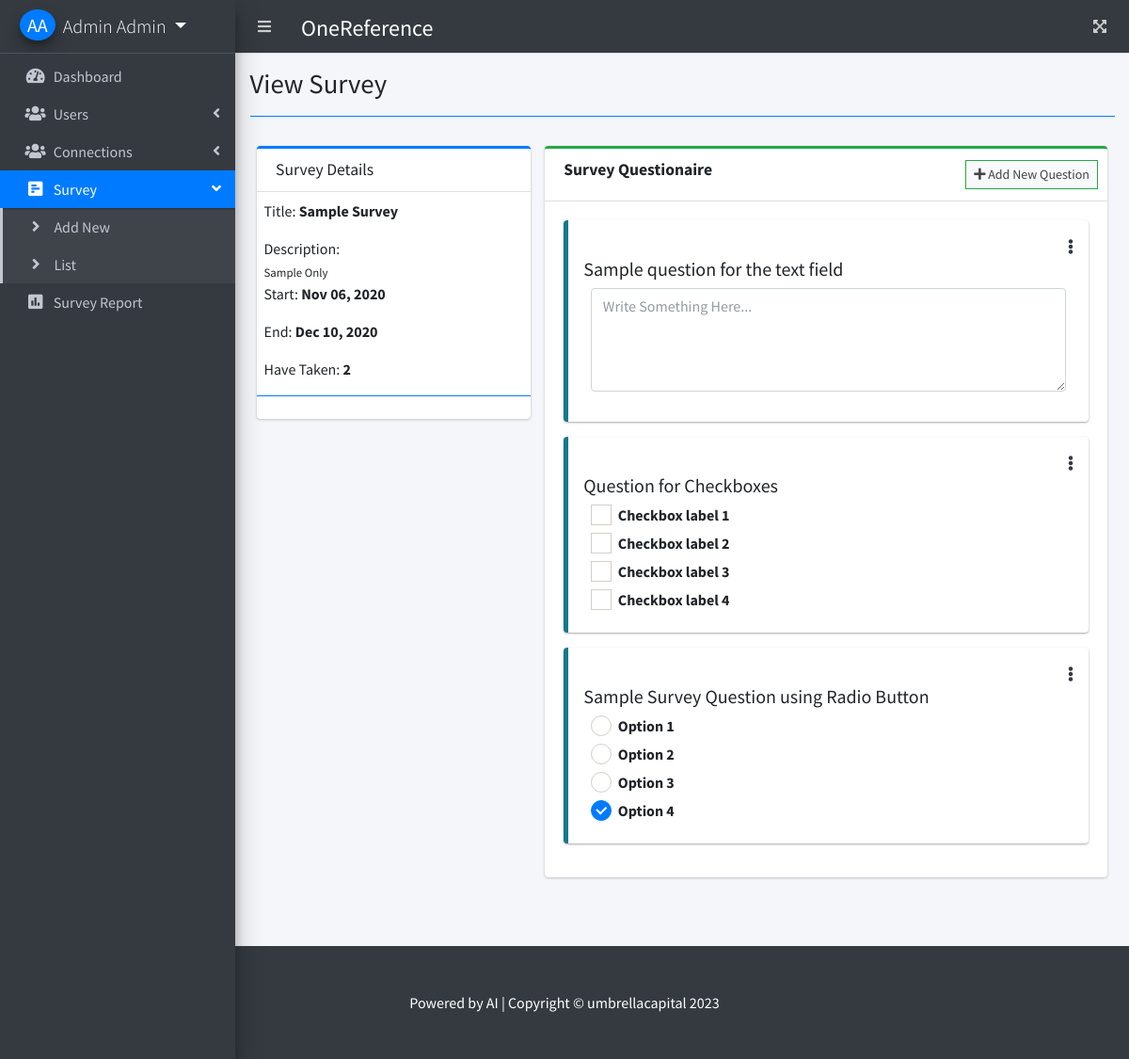
The app's page /home.php?page=view_survey&id=1 (signed in) with its own data.
### tables this page shows
CREATE TABLE `questions` (
  `id` int(30) NOT NULL,
  `question` text NOT NULL,
  `frm_option` text NOT NULL,
  `type` varchar(50) NOT NULL,
  `order_by` int(11) NOT NULL,
  `survey_id` int(30) NOT NULL,
  `date_created` datetime NOT NULL DEFAULT current_timestamp()
);

### view_survey.php (the view, shortened to what this page needs)
<?php include 'db_connect.php' ?>
<?php
$qry = $conn->query("SELECT * FROM survey_set where id = ".$_GET['id'])->fetch_array();
foreach($qry as $k => $v){
	if($k == 'title')
		$k = 'stitle';
}
$answers = $conn->query("SELECT distinct(user_id) from answers where survey_id ={$id}")->num_rows;
?>
<div class="col-lg-12">
	<div class="row">
		<div class="col-md-4">
			<div class="card card-outline card-primary">
				<div class="card-header">
					<h3 class="card-title">Survey Details</h3>
				</div>
				<div class="card-body p-0 py-2">
					<div class="container-fluid">
						<p>Title: <b><?php echo $stitle ?></b></p>
						<p class="mb-0">Description:</p>
						<small><?php echo $description; ?></small>
						<p>Start: <b><?php echo date("M d, Y",strtotime($start_date)) ?></b></p>
						<p>End: <b><?php echo date("M d, Y",strtotime($end_date)) ?></b></p>
						<p>Have Taken: <b><?php echo number_format($answers) ?></b></p>
					</div>
					<hr class="border-primary">
				</div>
			</div>
		</div>
		<div class="col-md-8">
			<div class="card card-outline card-success">
				<div class="card-header">
					<h3 class="card-title"><b>Survey Questionaire</b></h3>
					<div class="card-tools">
						<button class="btn btn-block btn-sm btn-default btn-flat border-success new_question" type="button"><i class="fa fa-plus"></i> Add New Question</button>
					</div>
				</div>
				<form action="" id="manage-sort">
				<div class="card-body ui-sortable">
					<?php
					$question = $conn->query("SELECT * FROM questions where survey_id = $id order by abs(order_by) asc,abs(id) asc");
					while($row=$question->fetch_assoc()):
					?>
					<div class="callout callout-info">
						<div class="row">
							<div class="col-md-12">
								<span class="dropleft float-right">
									<a class="fa fa-ellipsis-v text-dark" href="javascript:void(0)" data-toggle="dropdown" aria-haspopup="true" aria-expanded="false"></a>
								</span>
							</div>
						</div>
						<h5><?php echo $row['question'] ?></h5>
						<div class="col-md-12">
							<?php
								if($row['type'] == 'radio_opt'):
									foreach(json_decode($row['frm_option']) as $k => $v):
							?>
							<div class="icheck-primary">
		                        <label for="option_<?php echo $k ?>"><?php echo $v ?></label>
		                     </div>
								<?php endforeach; ?>
						<?php elseif($row['type'] == 'check_opt'):
									foreach(json_decode($row['frm_option']) as $k => $v):
							?>
							<div class="icheck-primary">
		                        <label for="option_<?php echo $k ?>"><?php echo $v ?></label>
		                     </div>
								<?php endforeach; ?>
						<?php else: ?>
							<div class="form-group">
								<textarea name="answer[<?php echo $row['id'] ?>]" id="" cols="30" rows="4" class="form-control" placeholder="Write Something Here..."></textarea>
							</div>
						<?php endif; ?>
						</div>
					</div>
					<?php endwhile; ?>
				</div>
				</form>
			</div>
		</div>
	</div>
</div>

### home.php (shortened to what this page needs)
<!DOCTYPE html>
<html lang="en">
<?php
include 'header.php'
?>
<body class="hold-transition sidebar-mini layout-fixed layout-navbar-fixed layout-footer-fixed">
  <div class="wrapper">
    <?php include 'topbar.php' ?>
    <?php include 'sidebar.php' ?>
    <div class="content-wrapper">
      <div class="content-header">
        <div class="container-fluid">
          <div class="row mb-2">
            <div class="col-sm-6">
              <h1 class="m-0"><?php echo $title ?></h1>
            </div>
          </div>
          <hr class="border-primary">
        </div>
      </div>
      <section class="content">
        <div class="container-fluid">
          <?php
          $page = isset($_GET['page']) ? $_GET['page'] : 'home';
          include $page . '.php';
          ?>
        </div>
      </section>
    </div>
    <footer class="py-5 bg-dark">
      <div class="container px-4 px-lg-5">
        <p class="m-0 text-center text-white">Powered by AI | Copyright &copy; umbrellacapital 2023</p>
      </div>
    </footer>
  </div>
</body>
</html>

### header.php (shortened to what this page needs)
<head>
  <?php
  $title = isset($_GET['page']) ? ucwords(str_replace("_", ' ', $_GET['page'])) : "Home";
  ?>
  <link rel="stylesheet" href="assets/plugins/fontawesome-free/css/all.min.css">
  <link rel="stylesheet" href="assets/plugins/overlayScrollbars/css/OverlayScrollbars.min.css">
  <link rel="stylesheet" href="assets/plugins/datatables-bs4/css/dataTables.bootstrap4.min.css">
  <link rel="stylesheet" href="assets/plugins/datatables-responsive/css/responsive.bootstrap4.min.css">
  <link rel="stylesheet" href="assets/plugins/datatables-buttons/css/buttons.bootstrap4.min.css">
  <link rel="stylesheet" href="assets/plugins/select2/css/select2.min.css">
  <link rel="stylesheet" href="assets/plugins/select2-bootstrap4-theme/select2-bootstrap4.min.css">
  <link rel="stylesheet" href="assets/plugins/sweetalert2-theme-bootstrap-4/bootstrap-4.min.css">
  <link rel="stylesheet" href="assets/plugins/toastr/toastr.min.css">
  <link rel="stylesheet" href="assets/plugins/icheck-bootstrap/icheck-bootstrap.min.css">
  <link rel="stylesheet" href="assets/dist/css/adminlte.min.css">
  <link rel="stylesheet" href="assets/dist/css/styles.css">
  <link rel="stylesheet" href="assets/plugins/summernote/summernote-bs4.min.css">
</head>

### topbar.php
<nav class="main-header navbar navbar-expand navbar-dark ">
  <ul class="navbar-nav">
    <li class="nav-item">
      <a class="nav-link" data-widget="pushmenu" href="#" role="button"><i class="fas fa-bars"></i></a>
    </li>
    <li>
      <a class="nav-link text-white"  href="./" role="button"> <h4>OneReference</h4></a>
    </li>
  </ul>
  <ul class="navbar-nav ml-auto">
    <li class="nav-item">
      <a class="nav-link" data-widget="fullscreen" href="#" role="button">
        <i class="fas fa-expand-arrows-alt"></i>
      </a>
    </li>
  </ul>
</nav>

### sidebar.php (shortened to what this page needs)
<aside class="main-sidebar sidebar-dark-primary elevation-4">
  <div class="dropdown">
 	<a href="javascript:void(0)" class="brand-link dropdown-toggle" data-toggle="dropdown" aria-expanded="true">
      <span class="brand-image img-circle elevation-3 d-flex justify-content-center align-items-center bg-primary text-white font-weight-500" style="width: 38px;height:50px"><?php echo strtoupper(substr($_SESSION['login_firstname'], 0,1).substr($_SESSION['login_lastname'], 0,1)) ?></span>
      <span class="brand-text font-weight-light"><?php echo ucwords($_SESSION['login_firstname'].' '.$_SESSION['login_lastname']) ?></span>
    </a>
  </div>
  <div class="sidebar">
    <nav class="mt-2">
      <ul class="nav nav-pills nav-sidebar flex-column nav-flat" data-widget="treeview" role="menu" data-accordion="false">
        <li class="nav-item dropdown">
          <a href="./home.php?page=dashboard" class="nav-link nav-dashboard">
            <i class="nav-icon fas fa-tachometer-alt"></i>
            <p>
              Dashboard
            </p>
          </a>
        </li>
      <?php if($_SESSION['login_type'] == 1): ?>
        <li class="nav-item">
          <a href="#" class="nav-link nav-edit_user">
            <i class="nav-icon fas fa-users"></i>
            <p>
              Users
              <i class="right fas fa-angle-left"></i>
            </p>
          </a>
        </li>
        <li class="nav-item">
          <a href="#" class="nav-link nav-connections">
            <i class="nav-icon fas fa-users"></i>
            <p>
              Connections
              <i class="right fas fa-angle-left"></i>
            </p>
          </a>
        </li>
        <li class="nav-item">
          <a href="#" class="nav-link nav-is-tree nav-edit_survey nav-view_survey">
            <i class="nav-icon fa fa-poll-h"></i>
            <p>
              Survey
              <i class="right fas fa-angle-left"></i>
            </p>
          </a>
          <ul class="nav nav-treeview">
            <li class="nav-item">
              <a href="./home.php?page=new_survey" class="nav-link nav-new_survey tree-item">
                <i class="fas fa-angle-right nav-icon"></i>
                <p>Add New</p>
              </a>
            </li>
            <li class="nav-item">
              <a href="./home.php?page=survey_list" class="nav-link nav-survey_list tree-item">
                <i class="fas fa-angle-right nav-icon"></i>
                <p>List</p>
              </a>
            </li>
          </ul>
        </li>
        <li class="nav-item">
          <a href="./home.php?page=survey_report" class="nav-link nav-survey_report">
            <i class="nav-icon fas fa-poll"></i>
            <p>
              Survey Report
            </p>
          </a>
        </li>
      <?php endif; ?>
      </ul>
    </nav>
  </div>
</aside>

### records on screen
questions: question "Sample question for the text field", id "Write Something Here..."
questions: question "Question for Checkboxes", frm_option "Checkbox label 1", frm_option "Checkbox label 2", frm_option "Checkbox label 3", frm_option "Checkbox label 4"
questions: question "Sample Survey Question using Radio Button", frm_option "Option 1", frm_option "Option 2", frm_option "Option 3", frm_option "Option 4"

### other values on screen
$_SESSION['login_firstname'].' '.$_SESSION['login_lastname'] "Admin Admin"
$title "View Survey"
$stitle "Sample Survey"
$description "Sample Only"
date("M d, Y",strtotime($start_date)) "Nov 06, 2020"
date("M d, Y",strtotime($end_date)) "Dec 10, 2020"
$answers "2"
